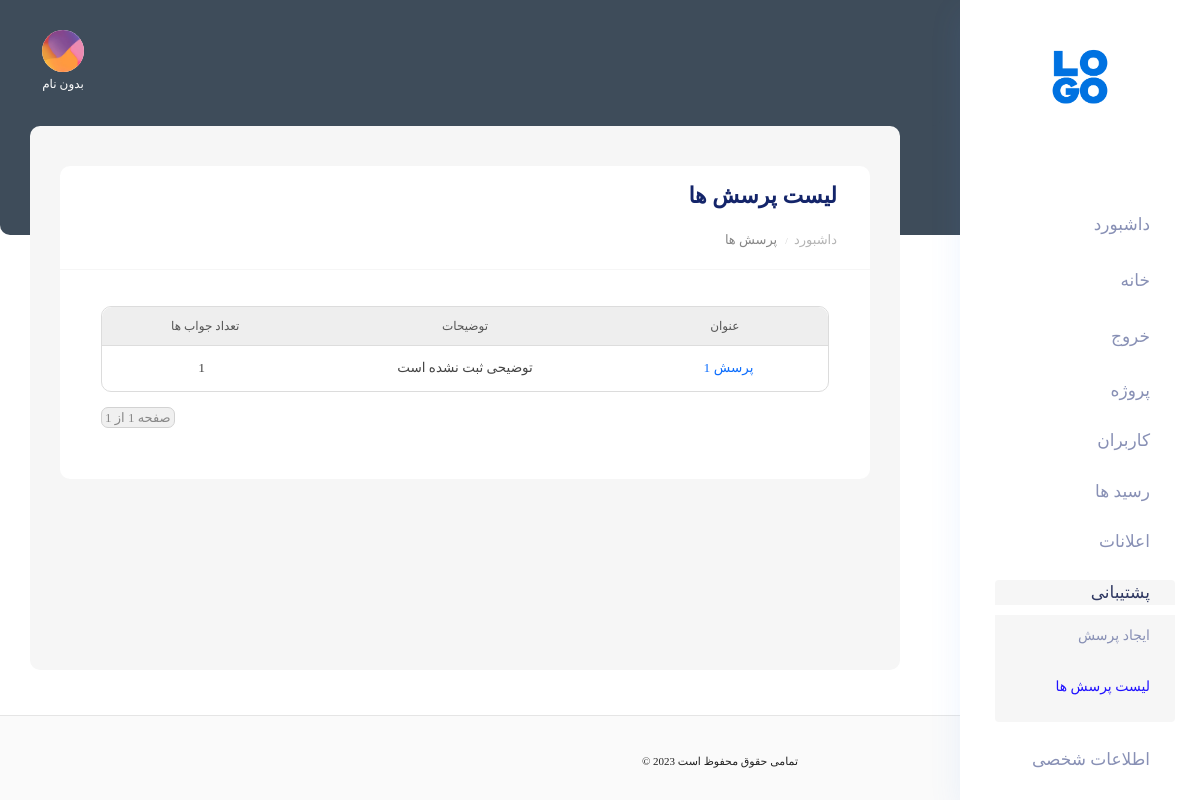
Screenshot of /u/dashboard/support/question/list (signed in) with the database file from the repository.
### account/models.py (models this page shows, shortened)
class User(AbstractUser):
    ROLE_USER_OPTIONS = (
        ('normal_user', 'کاربر عادی'),
        ('financial_user', 'ادمین مالی'),
        ('super_user', 'ادمین وِیژه'),
    )
    first_name = models.CharField("first name", max_length=150, blank=True, default="بدون نام")
    username = None
    email = models.EmailField("email address", null=True, blank=True, unique=True)
    phonenumber = PhoneNumberField(region='IR', unique=True)
    is_phonenumber_confirmed = models.BooleanField(default=False)
    role = models.CharField(max_length=20, choices=ROLE_USER_OPTIONS, default='normal_user')
    USERNAME_FIELD = "phonenumber"
    REQUIRED_FIELDS = []
    objects = CustomBaseUserManager()
    normal_user = NormalUserManager()
    financial_user = FinancialUserManager()
    super_user = SuperUserManager()
    class Meta:
        ordering = '-id',
    @property
    def is_admin(self):
        return True if self.role in settings.ADMIN_USER_ROLES else False
    @property
    def is_common_admin(self):
        return True if self.role in settings.COMMON_ADMIN_USER_ROLES else False
    @property
    def is_super_admin(self):
        return True if self.role in settings.SUPER_ADMIN_ROLES else False
    def get_full_name(self):
        fl = f'{self.first_name} {self.last_name}'.strip() or 'بدون نام'
        return fl
    def get_image_url(self):
        return '/static/images/dashboard/client_img.png'

### support/models.py (models this page shows, shortened)
class Question(BaseModel, Image):
    title = models.CharField(max_length=150)
    description = models.TextField(null=True)
    building = models.ForeignKey('receipt.Building', on_delete=models.CASCADE, null=True)
    option_1 = models.CharField(max_length=100)
    option_2 = models.CharField(max_length=100)
    option_3 = models.CharField(max_length=100)
    option_4 = models.CharField(max_length=100)
    class Meta:
        ordering = '-id',
    def get_answers(self):
        return self.answerquestion_set.all().order_by('user__last_name')
    def get_absolute_url(self):
        return reverse('support:support_dashboard_question_detail', args=(self.id,))

### support/views/dashboard.py (the view)
# urls.py: path('u/dashboard/support/question/list', dashboard.QuestionList.as_view(), name='support_dashboard_question_list'),
class QuestionList(LoginRequiredMixinCustom, View):
    def get_template_by_user(self, request):
        user = request.user
        if user.is_admin:
            return 'support/dashboard/question/list.html'
        else:
            return 'support/dashboard/question/user/list.html'
    def get_context_by_role(self, request):
        user = request.user
        if user.is_admin:
            questions = Question.objects.all()
        else:
            questions = Question.objects.filter(building__buildingavailable__user=user)
        page_num = request.GET.get('page', 1)
        pagination = Paginator(questions, 20)
        pagination = pagination.get_page(page_num)
        questions = pagination.object_list
        context = {
            'questions': questions,
            'pagination': pagination
        }
        return context
    @user_role_required_cbv(['normal_user', 'super_user'])
    def get(self, request):
        context = self.get_context_by_role(request)
        return render(request, self.get_template_by_user(request), context)

### core/auth/mixins.py (called while the page is built)
    def dispatch(self, request, *args, **kwargs):
        if not request.user.is_authenticated:
            return self.handle_no_permission()
        if not request.user.is_phonenumber_confirmed:
            return redirect('account:confirm_phonenumber')
        return super().dispatch(request, *args, **kwargs)

### support/templates/support/dashboard/question/list.html (shortened to what this page needs)
{% extends 'account/dashboard/components/base/base_template.html' %}
{% block Content %}
    {% include 'account/dashboard/components/base/nav.html' %}
    <section class="main_content dashboard_part large_header_bg">
        {% include 'account/dashboard/components/base/header.html' %}
        <div class="main_content_iner">
            <div class="container-fluid p-0 ">
                <div class="col-lg-12">
                    <div class="white_card mb_30">
                        <div class="white_card_header">
                            <div class="box_header m-0">
                                <div class="main-title">
                                    <h3 class="m-0">لیست پرسش ها</h3>
                                </div>
                            </div>
                            <div class="breadcrumb">
                                <ul>
                                    <li>
                                        <a href="{% url 'account:dashboard' %}">داشبورد</a>
                                    </li>
                                    <li>
                                        <a href="">پرسش ها</a>
                                    </li>
                                </ul>
                            </div>
                        </div>
                        <div class="white_card_body">
                            <div class="card-body">
                                <div class="list-row">
                                    <div class="title-list-row">
                                        <div class="col-3">
                                            عنوان
                                        </div>
                                        <div class="col-3">
                                            توضیحات
                                        </div>
                                        <div class="col-3">
                                            تعداد جواب ها
                                        </div>
                                    </div>
                                    {% for question in questions %}
                                        <div class="detail-row">
                                            <div class="col-3">
                                                <a href="{{ question.get_absolute_url }}">
                                                    {{ question.title|truncatechars:20 }}
                                                </a>
                                            </div>
                                            <div class="col-3">
                                                {{ question.description|truncatechars:40|default:'توضیحی ثبت نشده است' }}
                                            </div>
                                            <div class="col-3">
                                                {{ question.get_answers.count }}
                                            </div>
                                        </div>
                                    {% empty %}
                                        <div class="container-not-found-base">
                                            <p>پرسشی یافت نشد</p>
                                        </div>
                                    {% endfor %}
                                </div>
                                <div class="pagination">
                                    <div class="step-links">
                                        <span class="current">
                                        صفحه  {{ pagination.number }} از {{ pagination.paginator.num_pages }}
                                        </span>
                                    </div>
                                </div>
                            </div>
                        </div>
                    </div>
                </div>
            </div>
        </div>
        {% include 'account/dashboard/components/base/footer.html' %}
    </section>
{% endblock %}

### account/templates/account/dashboard/components/base/header.html (shortened to what this page needs)
{% load static %}
<header>
    <div class="container-fluid g-0">
        <div class="row">
            <div class="col-lg-12 p-0 ">
                <div class="header_iner d-flex justify-content-between align-items-center">
                    <div class="header_right d-flex justify-content-between align-items-center">
                        <div class="header_notification_warp d-flex align-items-center">
                            <li class="m-1" title="اعلانات">
                                <a href="{% url 'notification:notification_dashboard_user_personal_list' %}"><i
                                        class="fa fa-bell"></i></a>
                            </li>
                            <li class="m-1" title="خروج">
                                <a href="{% url 'account:logout' %}">
                                    <i class="fa fa-sign-out-alt"></i>
                                </a>
                            </li>
                        </div>
                        <div class="profile_info text-center mx-4">
                            <a href="{% url 'account:info_detail' %}">
                                <img src="{{ user.get_image_url }}" alt="{{ user.get_full_name }}">
                                <p class="font-60 text-center text-white">
                                    {{ user.get_full_name|truncatechars:30 }}
                                </p>
                            </a>
                        </div>
                    </div>
                </div>
            </div>
        </div>
    </div>
</header>

### static/styles/form.css (style rules this page uses)
::placeholder { font-family: 'Vazir'; font-size: 80%; color: #aaa; }

### static/styles/base.css (style rules this page uses)
* { margin: 0; padding: 0; box-sizing: border-box; }
body { font-family: 'Vazir'; }
.list-row { border: 1px solid #dcdcdc; border-radius: 10px; font-size: 80%; text-align: center; width: 100%; white-space: nowrap; }
.title-list-row { border-radius: 10px 10px 0 0; padding: 10px; background: #eee; display: flex; justify-content: space-between; align-items: center; border-bottom: 1px solid #ddd; width: 100%; }
.title-list-row > div { display: inline-block; margin: 0 5px; color: #555; font-size: 80%; }
.detail-row { width: 100%; font-size: 90%; color: #444; display: flex; justify-content: space-between; align-items: center; text-align: center; padding: 12px 5px; border-bottom: 1px solid #ddd; }
.detail-row:last-of-type { border-bottom: none; border-radius: 0 0 10px 10px; }
.detail-row > div { display: inline-block; margin: 0 5px; }
.font-60 { font-size: 60% !important; }
.pagination { direction: ltr; display: block !important; text-align: left; margin: 15px 0; }
.pagination .step-links { background: #f0f0f0; border: 1px solid #d2d2d2; display: inline-block; border-radius: 7px; }
.pagination .current { font-size: 65%; padding: 0 3px; color: #888; }
.breadcrumb { margin-bottom: 0 !important; margin-top: 13px; }
.breadcrumb ul { direction: rtl; width: 100%; display: block; }
.breadcrumb li { font-size: 65%; display: inline-block; color: #b5b5b5; }
.breadcrumb li:after { content: "/"; margin: 0 3px; font-size: 70%; color: #ccc; }
.breadcrumb li:last-of-type:after { content: ""; margin: 0; }
.breadcrumb li a { color: inherit; }
.breadcrumb a[href=""] { color: #878787; }
@media screen and (max-width: 1400px) { .list-row { font-size: 75%; } }
@media screen and (max-width: 1400px) { .detail-row { overflow: auto; } }

### rows the page displays
User: get_full_name "بدون نام"
Question: title "پرسش 1", description "توضیحی ثبت نشده است", get_answers.count "1"

### other values shown
{{ pagination.paginator.num_pages }} "1"
